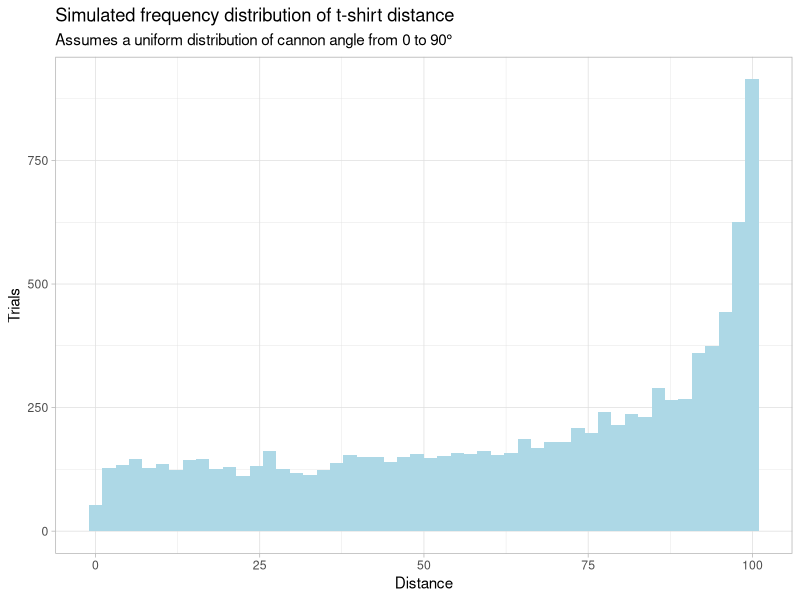

The R script that drew this image:
## ---- chunk 1
library("tidyverse")
library("purrr")
## ---- chunk 2
tibble(theta = runif(n = 10000, min = 0, max = pi / 2)) %>%
  mutate(distance = 100 * sin(2 * theta)) %>%
  ggplot(aes(x = distance)) +
  geom_histogram(bins=50, fill="lightblue") +
  theme_light() +
  labs(
    title = "Simulated frequency distribution of t-shirt distance",
    subtitle = "Assumes a uniform distribution of cannon angle from 0 to 90°",
    x = "Distance",
    y = "Trials"
  ) 
